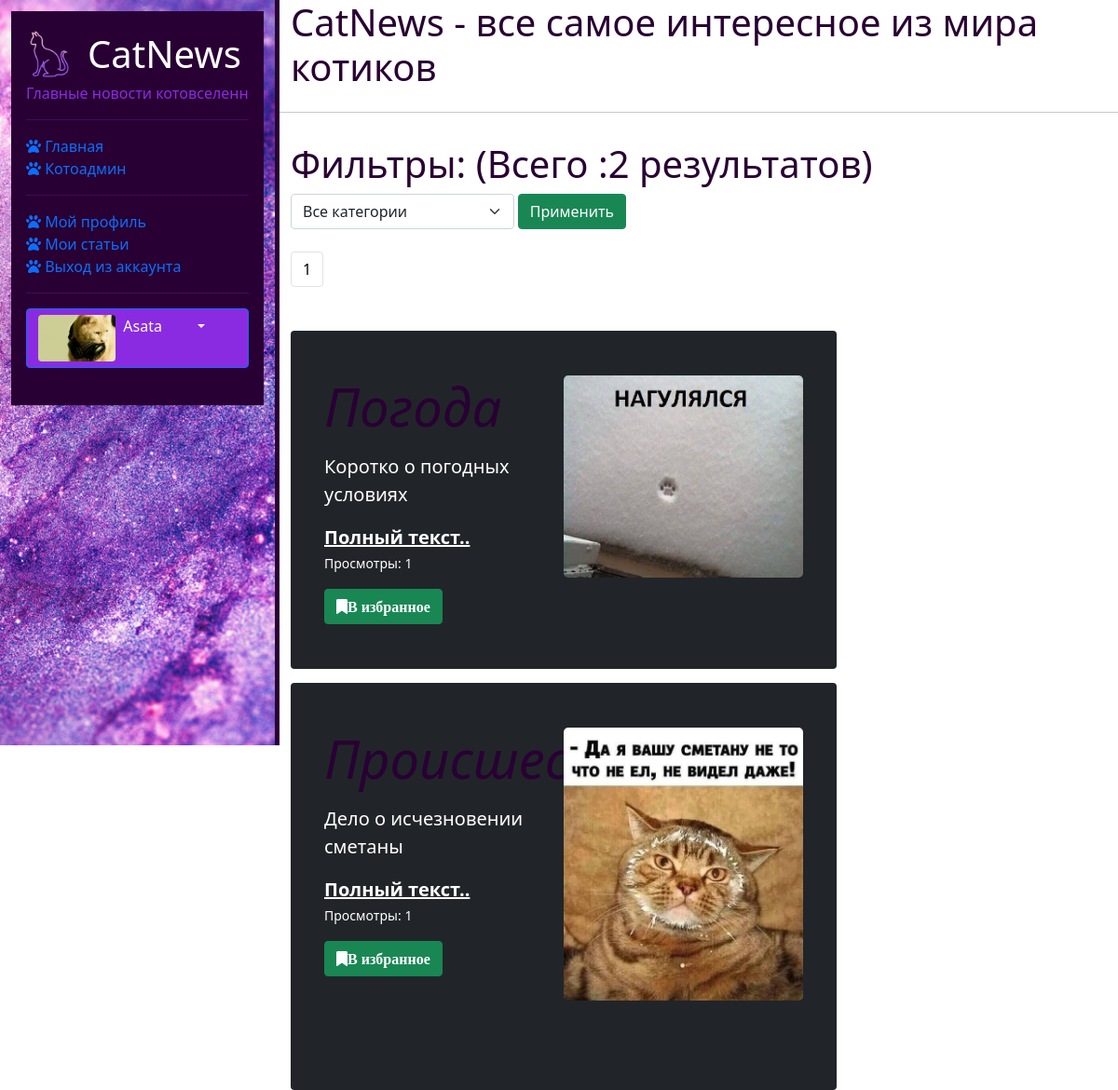
The page /users/mynewslist (signed in) on the database its author committed.
### users/models.py (models this page shows, shortened)
class Account(models.Model):
    gender_choices= (('M','Male'),
                     ('F','Female'),
                     ('N/A','Not answered'))
    user = models.OneToOneField(User,on_delete=models.CASCADE,
                                primary_key=True)
    nickname = models.CharField(max_length=100)
    birthdate = models.DateField(null=True)
    gender = models.CharField(choices=gender_choices,max_length=20)
    account_image = models.ImageField(default='default.jpg',
                                      upload_to='account_images')
    address = models.CharField(max_length=100)
    vk = models.CharField(max_length=100)
    instagram = models.CharField(max_length=100)
    telegram = models.CharField(max_length=100)
    phone = models.CharField(max_length=20)
    class Meta:
        ordering = ['user']
        verbose_name = 'Профиль'
        verbose_name_plural ='Профили'

### news/models.py (models this page shows, shortened)
class Article(models.Model):
    categories = (('E','Экономика'),
                  ('N','Новости'),
                  ('J','Жилье'),
                  ('R','Разное'))
    author = models.ForeignKey(User, on_delete=models.SET_NULL, null=True)
    title = models.CharField('Название',max_length=50,default='')
    anouncement = models.TextField('Аннотация',max_length=250)
    text = models.TextField('Текст новости')
    date = models.DateTimeField('Дата публикации',auto_now=True)
    category = models.CharField(choices=categories, max_length=20,verbose_name='Категории')
    tags = models.ManyToManyField(to=Tag, blank=True)
    slug = models.SlugField()
    objects = models.Manager()
    published = PublishedToday()
    def get_views(self):
        return self.views.count()
    class Meta:
        ordering = ['title','date']
        verbose_name= 'Новость'
        verbose_name_plural='Новости'

class Image(models.Model):
    article = models.ForeignKey(Article, on_delete=models.CASCADE)
    title = models.CharField(max_length=50, blank=True)
    image = models.ImageField(upload_to='article_images/') #лучше добавить поле default !!!

### users/views.py (the view)
# urls.py: path('mynewslist', views.my_news_list, name='my_news_list'),
def my_news_list(request):
    categories = Article.categories #создали перечень категорий
    author = User.objects.get(id=request.user.id) #создали перечень авторов
    articles = Article.objects.filter(author=author)
    if request.method == "POST":
        selected_category = int(request.POST.get('category_filter'))
        if selected_category != 0: #фильтруем найденные результаты по категориям
            articles = articles.filter(category__icontains=categories[selected_category-1][0])
    else: #если страница открывется впервые
        selected_category = 0
    total = len(articles)
    p = Paginator(articles,2)
    page_number = request.GET.get('page')
    page_obj = p.get_page(page_number)
    context = {'articles': page_obj, 'total':total,
               'categories':categories,'selected_category': selected_category}
    return render(request,'users/my_news_list.html',context)

### users/templates/users/my_news_list.html (shortened to what this page needs)
{% extends 'main/base_template.html' %}
{% load static %}
{% load bootstrap5 %}
{% block sidebar %} {% include 'users/user_panel.html' %} {% endblock %}
{% block content %}
<div class="content_center">
    {% if articles|length  != 0 %}
    <div class="row">
        <label><h1> Фильтры: (Всего :{{ total }} результатов) </h1>
            <form method="post">
                <div class="form-group col-11">
                    <select class="form-select" name="category_filter" style="width:40%">
                        <option value="0">Все категории</option>
                    </select>
                    <input type="submit" class="btn btn-success" value="Применить">
                </div>
            </form>
        </label>
    </div>
        <br>
    {% if total > 1 %}
    <div class="row">
        <nav aria-label="Page navigation example">
          <ul class="pagination">
              {% for p in articles.paginator.page_range %}
                {% if articles.number == p %}
                    <li class="page-item"><p class="page-link" style="color:black;"> {{ p }}</p></li>
                {% else %}
                    <li class="page-item"><a class="page-link" href="?page={{ p }}"> {{ p }}</a></li>
                {% endif %}
              {% endfor %}
          </ul>
        </nav>
    </div>
    {% endif %}
    <div class="row">
        {% for article in articles %}
            <div class="single_news">
            <div class="p-4 p-md-5 text-white rounded bg-dark">
                <div class="row">
                    <div class="col-md-{% if article.image_set.all %}6{% else %}12 {% endif %} px-0">
                        <h1 class="display-4 fst-italic"> {{ article.title }}</h1>
                        <p class="lead my-3">{{ article.anouncement }}</p>
                        <p class="lead mb-0"><a href="{% url 'news_detail' article.pk %}" class="text-white fw-bold">Полный текст..</a></p>
                        <p><small>Просмотры: {{ article.get_views }}</small></p>
                        <a class="btn btn-success" href="{% url 'favorites' article.pk %}"><i class="fa fa-bookmark">В избранное</i></a>
                    </div>
                    {% if article.image_set.all %}
                    <div class="col-md-6 px-0">
                        <img src="{{ article.image_set.all.0.image.url }}"
                             style="width:100%; height:auto; border-radius:5px;">
                        <br>
                        <br>
                    </div>
                    {% endif %}
                </div>
            </div>
        </div>
        {% endfor %}
    </div>
</div>
{% endif %}
{% endblock %}

### users/templates/users/user_panel.html (shortened to what this page needs)
{% load bootstrap5 %}
{% load static %}
{% bootstrap_css %}
<link rel="stylesheet" href="{% static 'main/css/style.css' %}">
<link href="https://cdn.jsdelivr.net/npm/bootstrap@5.0.0/dist/css/bootstrap.min.css" rel="stylesheet" >
<aside>
    <div class="one">
        <div class="d-flex flex-column flex-shrink-0 p-3">
            <a href="/" class="d-flex align-items-center mb-3 mb-md-0 me-md-auto text-white text-decoration-none">
                <img class="bi me-3" src="{% static 'main' %}/img/1.png"  height="10">
                <span class="fs-1 d-none d-lg-block responsive-title"> CatNews </span>
            </a>
            <div class="d-none d-lg-block"> <h7> Главные новости котовселенной </h7> </div>
            <hr>
            <ul class="nav nav-pills flex-column mb-auto">
                <li class="nav-item">
                    <a href="{% url 'home' %}" {% if request.resolver_match.view_name  == 'home' %} class="link-active" aria-current="page" {% endif %}>
                    <div class="d-none d-lg-block"> <i class="fa fa-paw"></i>  Главная </div>
                    </a>
                </li>
                <li class="nav-item">
                    <a href="/admin/" {% if request.path  == '/admin/' %} class= "link-active" aria-current="page" {% endif %}>
                    <div class="d-none d-lg-block"> <i class="fa fa-paw"></i>  Котоадмин  </div>
                    </a>
                </li>
            </ul>
            <hr>
            <ul class="nav nav-pills flex-column mb-auto">
              <li class="nav-item">
                 <a href="{% url 'profile' %}" {% if request.resolver_match.view_name  == 'news' %} class="link-active" aria-current="page" {% endif %}>
                     <div class="d-none d-lg-block"><i class="fa fa-paw"></i> Мой профиль</div>
                </a>
              </li>
              <li>
                <a href="#" {% if request.path  == '/myarticles/' %} class="link-active" aria-current="page" {% endif %}>
                  <div class="d-none d-lg-block"><i class="fa fa-paw"></i> Мои статьи</div>
                </a>
              </li>
              <li>
                <a href="{% url 'logout' %}"  aria-current="page">
                    <div class="d-none d-lg-block"><i class="fa fa-paw"></i> Выход из аккаунта</div>
                </a>
              </li>
            </ul>
            <hr>
           {% if request.user.id %}
                <div class="dropdown flex-column mb-auto" >
                  <button class="btn btn-primary dropdown-toggle col-12" type="button" id="dropdownMenuButton1" data-bs-toggle="dropdown" aria-expanded="false" style="background:#8A2BE2;">
                    <img src="{{ request.user.account.account_image.url }}" alt="" width="25" height="25" class="rounded me-2">
                      <div class="d-none d-lg-block "> {{ request.user.username }} </div>
                  </button>
                </div>
            {% endif %}
                <br >
        </div>
    </div>
</aside>

### main/static/main/css/style.css (style rules this page uses)
body { color:#000000; background: #290033; }
aside { float: left; background: #290033; width: 25%; padding: 1%; height: 100vh; color: #8A2BE2; border-right: 5px solid #290033; }
a { color:#8A2BE2; }
aside img { width: auto; height: 50px; float: left; border-radius:5%; }
h1 { color:#290033; }
body .single_news { margin-top:15px; float: left; width: 90%; }
.content_center { margin-top:15px; float: left; width: 90%; }
.d-lg-block { float: inline-start; white-space:nowrap; border-right: none; overflow-x:auto; }
@media (max-width: 1339.98px) { .responsive-title { white-space:normal; } }
.form-group select { display: inline-block; width: auto; vertical-align: middle; }

### rows shown on the page
Article: anouncement "Коротко о погодных условиях", get_views "1", image_set.all.0.image (picture)
Article: anouncement "Дело о исчезновении сметаны", get_views "1", image_set.all.0.image (picture)

### other values the page prints
{{ request.user.username }} "Asata"
{{ total }} "2"
{{ p }} "1"
